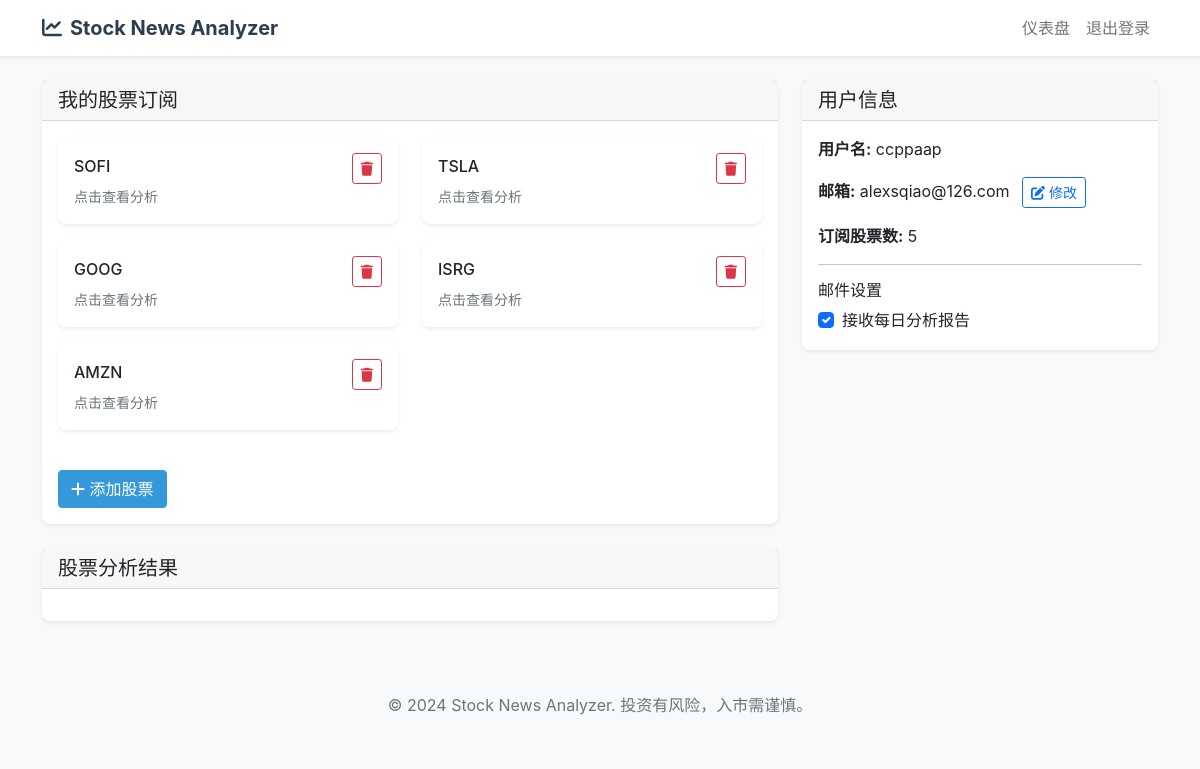
/dashboard (signed in), run on the app's committed database.
### app/db/models.py (models this page shows, shortened)
class Subscription(Base):
    __tablename__ = "subscriptions"
    id = Column(Integer, primary_key=True, index=True)
    user_id = Column(Integer, ForeignKey("users.id"), nullable=False)
    stock_symbol = Column(String(10), nullable=False)
    created_at = Column(DateTime, default=datetime.utcnow)
    user = relationship("User", back_populates="subscriptions")

class User(Base):
    __tablename__ = "users"
    id = Column(Integer, primary_key=True, index=True)
    username = Column(String(50), unique=True, index=True, nullable=False)
    email = Column(String(100), unique=True, index=True, nullable=False)
    password_hash = Column(String(255), nullable=False)
    is_active = Column(Boolean, default=True)
    email_notifications = Column(Boolean, default=True)
    is_superuser = Column(Boolean, default=False, nullable=False)
    tier = Column(String(20), default='free')
    subscription_expires_at = Column(DateTime, nullable=True)
    created_at = Column(DateTime, default=datetime.utcnow)
    subscriptions = relationship("Subscription", back_populates="user", cascade="all, delete-orphan")

### app/web/routes.py (the view)
@router.get("/dashboard", response_class=HTMLResponse)
async def dashboard(
    request: Request,
    db: Session = Depends(get_db)
):
    user = await get_current_user_from_cookie(request, db)
    if not user:
        return RedirectResponse(url="/login")
    print(f"User authenticated: {user.username}")
    subscribed_stocks = user.subscriptions
    return templates.TemplateResponse(
        "dashboard.html",
        {
            "request": request,
            "user": user,
            "subscriptions": subscribed_stocks
        }
    )

### app/web/templates/dashboard.html (shortened to what this page needs)
{% extends "base.html" %}
{% block content %}
<div class="row">
    <div class="col-lg-8">
        <div class="card">
            <div class="card-header">
                <h5 class="mb-0">我的股票订阅</h5>
            </div>
            <div class="card-body">
                <div class="row" id="stocks-container">
                    {% for stock in user.get_subscribed_stocks_list() %}
                    <div class="col-md-6 mb-3">
                        <div class="card stock-item" onclick="analyzeStock('{{ stock }}')">
                            <div class="card-body">
                                <div class="d-flex justify-content-between align-items-center">
                                    <h6 class="card-title mb-1">{{ stock }}</h6>
                                    <button class="btn btn-sm btn-outline-danger" onclick="event.stopPropagation(); deleteStock('{{ stock }}')">
                                        <i class="fas fa-trash"></i>
                                    </button>
                                </div>
                                <small class="text-muted">点击查看分析</small>
                            </div>
                        </div>
                    </div>
                    {% endfor %}
                </div>
                <div class="mt-4">
                    <button class="btn btn-primary" onclick="addStock()">
                        <i class="fas fa-plus"></i> 添加股票
                    </button>
                </div>
            </div>
        </div>
        <div class="card mt-4">
            <div class="card-header">
                <h5 class="mb-0">股票分析结果</h5>
            </div>
            <div class="card-body">
            </div>
        </div>
    </div>
    <div class="col-lg-4">
        <div class="card">
            <div class="card-header">
                <h5 class="mb-0">用户信息</h5>
            </div>
            <div class="card-body">
                <p><strong>用户名:</strong> {{ user.username }}</p>
                <p>
                    <strong>邮箱:</strong> {{ user.email }}
                    <button class="btn btn-sm btn-outline-primary ms-2" onclick="showUpdateEmailModal()">
                        <i class="fas fa-edit"></i> 修改
                    </button>
                </p>
                <p><strong>订阅股票数:</strong> {{ user.get_subscribed_stocks_list()|length }}</p>
                <hr>
                <h6>邮件设置</h6>
                <div class="form-check">
                    <input class="form-check-input" type="checkbox" id="emailNotifications"
                           {% if user.email_notifications %}checked{% endif %}
                           onchange="toggleEmailNotifications()">
                    <label class="form-check-label" for="emailNotifications">
                        接收每日分析报告
                    </label>
                </div>
            </div>
        </div>
    </div>
</div>
{% endblock %}

### app/web/templates/base.html (shortened to what this page needs)
<!DOCTYPE html>
<html lang="zh-CN">
<head>
    <link href="https://cdn.jsdelivr.net/npm/bootstrap@5.1.3/dist/css/bootstrap.min.css" rel="stylesheet">
    <link href="https://cdnjs.cloudflare.com/ajax/libs/font-awesome/6.0.0/css/all.min.css" rel="stylesheet">
</head>
<body>
    <nav class="navbar navbar-expand-lg navbar-light bg-white shadow-sm">
        <div class="container">
            <a class="navbar-brand" href="/">
                <i class="fas fa-chart-line me-2"></i>Stock News Analyzer
            </a>
            <div class="collapse navbar-collapse" id="navbarNav">
                <ul class="navbar-nav ms-auto">
                    {% if user %}
                        <li class="nav-item">
                            <a class="nav-link" href="/dashboard">仪表盘</a>
                        </li>
                        <li class="nav-item">
                            <form action="/logout" method="post" class="d-inline">
                                <button type="submit" class="btn btn-link nav-link" style="border: none; background: none;">
                                    退出登录
                                </button>
                            </form>
                        </li>
                    {% endif %}
                </ul>
            </div>
        </div>
    </nav>
    <main class="container my-4">
        {% block content %}{% endblock %}
    </main>
    <footer class="bg-light text-center py-4 mt-5">
        <div class="container">
            <p class="text-muted mb-0">&copy; 2024 Stock News Analyzer. 投资有风险，入市需谨慎。</p>
        </div>
    </footer>
</body>
</html>

### app/web/templates/base.html (style rules this page uses)
body { background-color: #f8f9fa; font-family: -apple-system, BlinkMacSystemFont, 'Segoe UI', Roboto, 'Helvetica Neue', Arial, sans-serif; }
.navbar-brand { font-weight: bold; color: #2c3e50 !important; }
.card { border: none; box-shadow: 0 0.125rem 0.25rem rgba(0, 0, 0, 0.075); border-radius: 0.5rem; }
.btn-primary { background-color: #3498db; border-color: #3498db; }

### app/web/templates/dashboard.html (style rules this page uses)
.stock-item { cursor: pointer; transition: all 0.3s ease; }

### data on the page
Subscription: stock_symbol "SOFI"
Subscription: stock_symbol "TSLA"
Subscription: stock_symbol "GOOG"
Subscription: stock_symbol "ISRG"
Subscription: stock_symbol "AMZN"
User: username "ccppaap", email "alexsqiao@126.com", email_notifications "☑"

### other printed values
{{ user.get_subscribed_stocks_list()|length }} "5"
